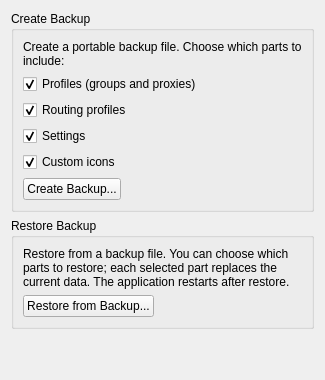
     <widget class="QWidget" name="tab_backup">
      <attribute name="title">
       <string>Backup and Restore</string>
      </attribute>
      <layout class="QVBoxLayout" name="verticalLayout_backup">
       <item>
        <widget class="QGroupBox" name="groupBox_backup_create">
         <property name="title">
          <string>Create Backup</string>
         </property>
         <layout class="QVBoxLayout" name="verticalLayout_backup_create">
          <item>
           <widget class="QLabel" name="label_backup_desc">
            <property name="text">
             <string>Create a portable backup file. Choose which parts to include:</string>
            </property>
            <property name="wordWrap">
             <bool>true</bool>
            </property>
           </widget>
          </item>
          <item>
           <widget class="QCheckBox" name="backup_inc_profiles">
            <property name="text">
             <string>Profiles (groups and proxies)</string>
            </property>
            <property name="checked">
             <bool>true</bool>
            </property>
           </widget>
          </item>
          <item>
           <widget class="QCheckBox" name="backup_inc_routes">
            <property name="text">
             <string>Routing profiles</string>
            </property>
            <property name="checked">
             <bool>true</bool>
            </property>
           </widget>
          </item>
          <item>
           <widget class="QCheckBox" name="backup_inc_settings">
            <property name="text">
             <string>Settings</string>
            </property>
            <property name="checked">
             <bool>true</bool>
            </property>
           </widget>
          </item>
          <item>
           <widget class="QCheckBox" name="backup_inc_icons">
            <property name="text">
             <string>Custom icons</string>
            </property>
            <property name="checked">
             <bool>true</bool>
            </property>
           </widget>
          </item>
          <item>
           <layout class="QHBoxLayout" name="horizontalLayout_backup_btn">
            <item>
             <widget class="QPushButton" name="backup_create">
              <property name="text">
               <string>Create Backup...</string>
              </property>
             </widget>
            </item>
            <item>
             <spacer name="horizontalSpacer_backup">
              <property name="orientation">
               <enum>Qt::Orientation::Horizontal</enum>
              </property>
              <property name="sizeHint" stdset="0">
               <size>
                <width>40</width>
                <height>20</height>
               </size>
              </property>
             </spacer>
            </item>
           </layout>
          </item>
         </layout>
        </widget>
       </item>
       <item>
        <widget class="QGroupBox" name="groupBox_backup_restore">
         <property name="title">
          <string>Restore Backup</string>
         </property>
         <layout class="QVBoxLayout" name="verticalLayout_backup_restore">
          <item>
           <widget class="QLabel" name="label_restore_desc">
            <property name="text">
             <string>Restore from a backup file. You can choose which parts to restore; each selected part replaces the current data. The application restarts after restore.</string>
            </property>
            <property name="wordWrap">
             <bool>true</bool>
            </property>
           </widget>
          </item>
          <item>
           <layout class="QHBoxLayout" name="horizontalLayout_restore_btn">
            <item>
             <widget class="QPushButton" name="backup_restore">
              <property name="text">
               <string>Restore from Backup...</string>
              </property>
             </widget>
            </item>
            <item>
             <spacer name="horizontalSpacer_restore">
              <property name="orientation">
               <enum>Qt::Orientation::Horizontal</enum>
              </property>
              <property name="sizeHint" stdset="0">
               <size>
                <width>40</width>
                <height>20</height>
               </size>
              </property>
             </spacer>
            </item>
           </layout>
          </item>
         </layout>
        </widget>
       </item>
       <item>
        <spacer name="verticalSpacer_backup">
         <property name="orientation">
          <enum>Qt::Orientation::Vertical</enum>
         </property>
         <property name="sizeHint" stdset="0">
          <size>
           <width>20</width>
           <height>40</height>
          </size>
         </property>
        </spacer>
       </item>
      </layout>
     </widget>
